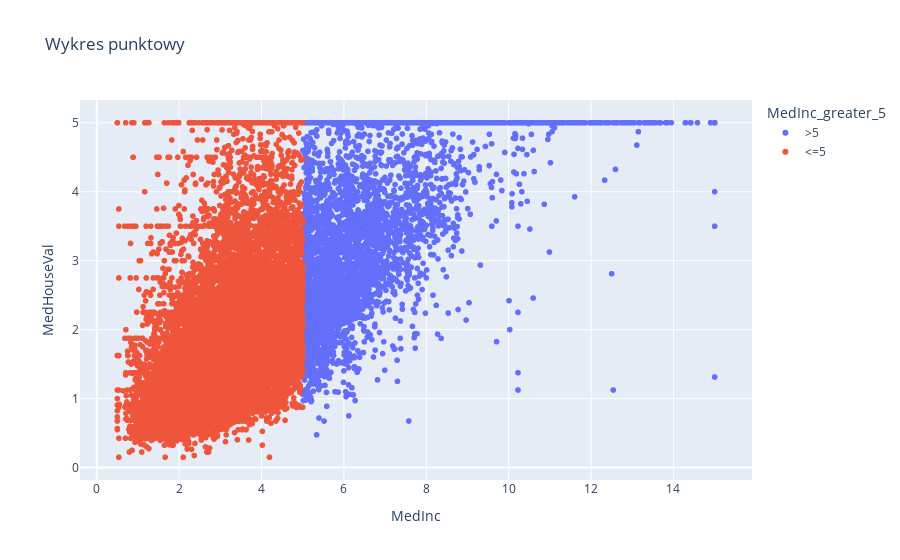

The notebook cell this image was saved under:
### Markdown cell above
# TO DO PLOTLY
Bardzo często podczas pracy z danymi chcemy mieć możliwość pracy interaktywnej z naszymi danymi - w tym przypadku bardzo pomocny jest pakiet plotly.

### Code cell
# Wizualizacja - plotly
fig = px.scatter(data_frame=housing, x='MedInc', y='MedHouseVal', color='MedInc_greater_5', title='Wykres punktowy')
fig.show()

### Figure 1 — Plotly figure (JSON) as saved in the notebook; plotly's stock layout.template omitted (floating-point values rounded to 4 significant figures; data arrays with more than 128 entries replaced by an {"elided": "..."} marker saying what was removed)
{"data": [{"hovertemplate": "MedInc_greater_5=>5<br>MedInc=%{x}<br>MedHouseVal=%{y}<extra></extra>", "legendgroup": ">5", "marker": {"color": "#636efa", "symbol": "circle"}, "mode": "markers", "name": ">5", "showlegend": true, "type": "scattergl", "x": {"elided": "4489 float values"}, "xaxis": "x", "y": {"elided": "4489 float values"}, "yaxis": "y"}, {"hovertemplate": "MedInc_greater_5=<=5<br>MedInc=%{x}<br>MedHouseVal=%{y}<extra></extra>", "legendgroup": "<=5", "marker": {"color": "#EF553B", "symbol": "circle"}, "mode": "markers", "name": "<=5", "showlegend": true, "type": "scattergl", "x": {"elided": "16151 float values"}, "xaxis": "x", "y": {"elided": "16151 float values"}, "yaxis": "y"}], "layout": {"legend": {"title": {"text": "MedInc_greater_5"}, "tracegroupgap": 0}, "title": {"text": "Wykres punktowy"}, "xaxis": {"anchor": "y", "domain": [0, 1], "title": {"text": "MedInc"}}, "yaxis": {"anchor": "x", "domain": [0, 1], "title": {"text": "MedHouseVal"}}}}
